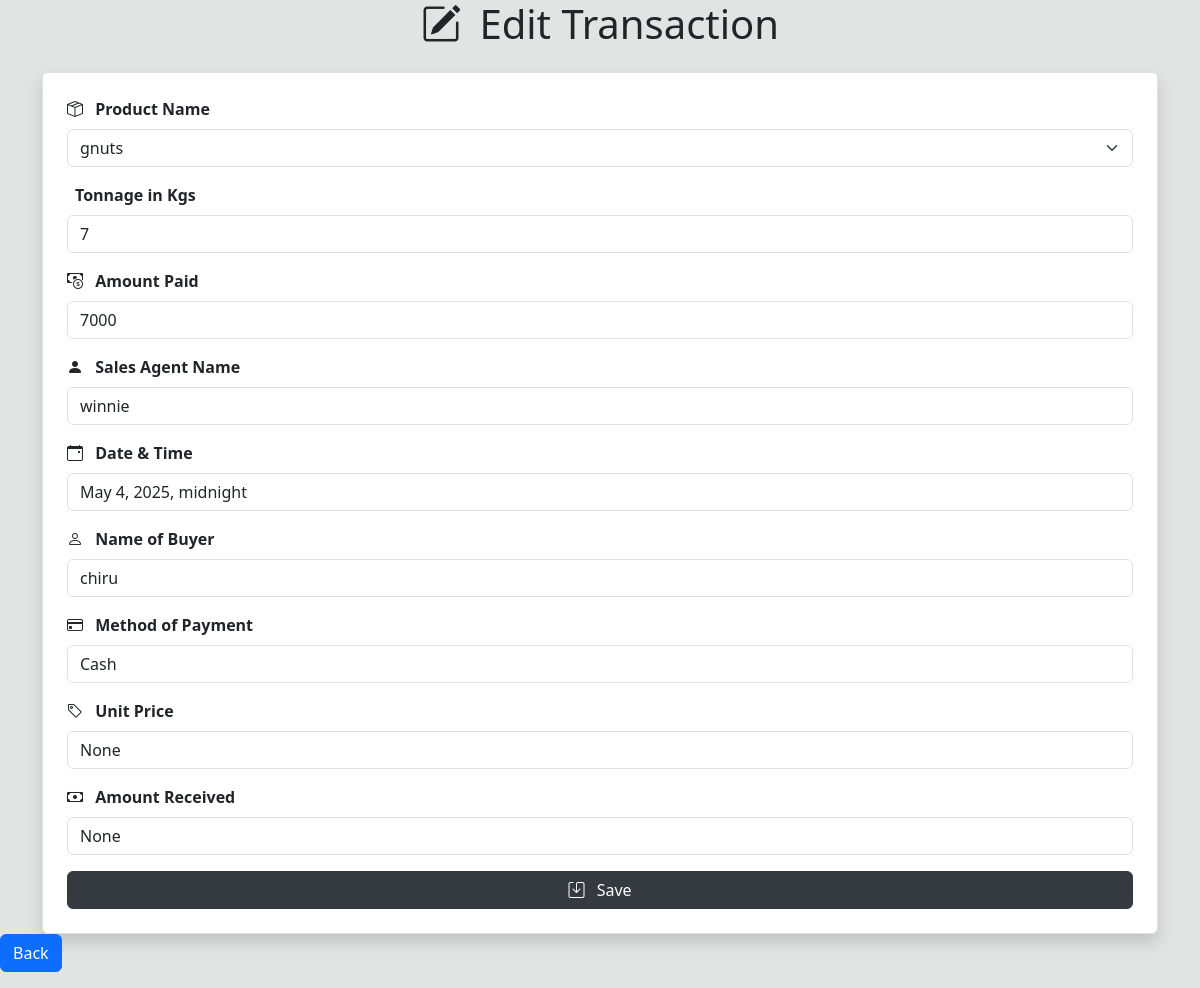
The page /edit/14/ (signed in) on the database as committed earlier.
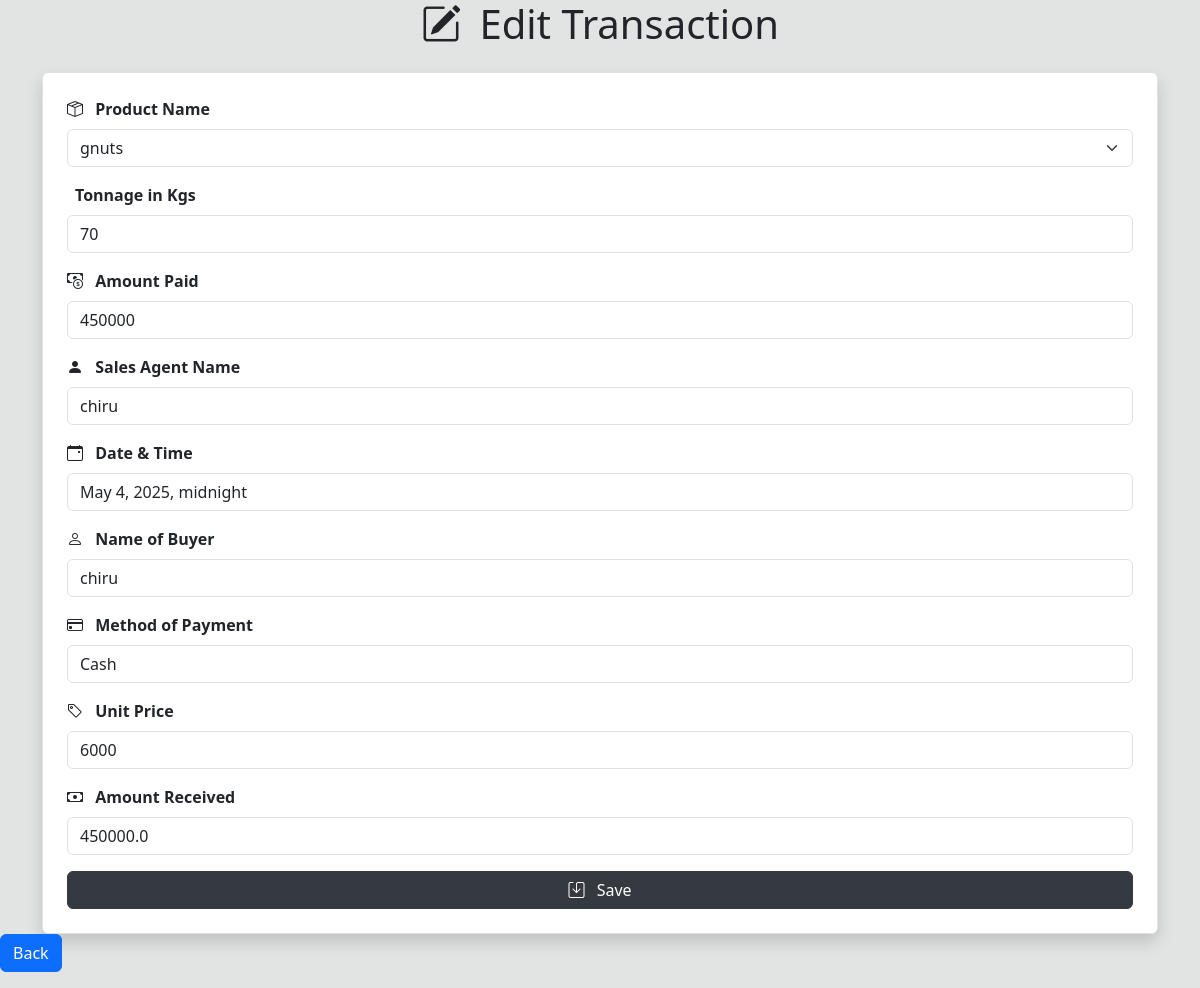
The same page on the database as committed later.
### home/models.py (models this page shows, shortened)
class Sale(models.Model):
    product_name = models.ForeignKey(Stock, on_delete=models.CASCADE, blank=True, null=True)
    tonnage = models.IntegerField(blank=True, null=True, default=0)
    amount_paid = models.IntegerField(default=0, blank=True, null=True)
    buyers_name = models.CharField(max_length=35, blank=False, null=False, default="")
    date_and_time = models.DateTimeField(auto_now_add=True)  # Changed from DateField to DateTimeField
    salesagent_name = models.CharField(blank=True, null=True, max_length=255, default="")
    method_of_payment = models.CharField(
        choices=[("Cash", "Cash"), ("Credit", "Credit")], blank=True, null=True, max_length=255, default="Cash"
    )
    unit_price = models.IntegerField(default=0, blank=True, null=True)
    amount_received = models.FloatField(default=0, blank=True, null=True)

class Stock(models.Model):
    category_name = models.ForeignKey(Category, on_delete=models.CASCADE, blank=True, null=True)
    item_name = models.CharField(max_length=25, default="", blank=True, null=True)
    date = models.DateField(auto_now_add=True)
    time_of_produce = models.DateField(auto_now_add=True)
    tonnage = models.IntegerField(blank=True, null=True, default=0)
    total_quantity = models.IntegerField(blank=True, null=True, default=0)
    cost = models.IntegerField(blank=True, null=True, default=0)
    name_of_dealer = models.CharField(blank=True, null=True, max_length=255)
    branch_name = models.CharField(max_length=255, blank=True, null=True)
    contact = models.CharField(max_length=25)
    unit_price = models.IntegerField(default=0)
    unit_cost = models.IntegerField(default=0)
    current_stock = models.IntegerField()
    received_quantity = models.IntegerField(default=0, blank=True, null=True)

### home/views.py (the view, shortened to what this page needs)
# urls.py: path('edit/<int:pk>/', views.editsales, name='edit'),
def editsales(request, pk):
    tx_to_edit = get_object_or_404(Sale, pk=pk)
    if request.user.is_manager or request.user.is_salesagent:
        if tx_to_edit.product_name.branch_name != request.user.assigned_branch.branch_name:
            messages.error(request, 'You can only edit sales from your assigned branch')
            return redirect('allsales')
    if request.user.is_manager or request.user.is_salesagent:
        all_stock_items = Stock.objects.filter(branch_name=request.user.assigned_branch.branch_name)
    else:
        all_stock_items = Stock.objects.all()
    return render(request, 'home/editsales.html',
                {'edit_details': tx_to_edit, 'all_stock_items': all_stock_items})

### home/templates/home/editsales.html (shortened to what this page needs)
{% load static %}
<!DOCTYPE html>
<html lang="en">
<head>
    <link href="https://cdn.jsdelivr.net/npm/bootstrap@5.3.0/dist/css/bootstrap.min.css" rel="stylesheet">
    <link rel="stylesheet" href="https://cdn.jsdelivr.net/npm/bootstrap-icons@1.10.0/font/bootstrap-icons.css">
</head>
<body>
    {% block content %}
    <div class="container">
        <h1 class="mb-4 text-center"><i class="bi bi-pencil-square me-2"></i> Edit Transaction</h1>
        <form method="POST" class="p-4 border rounded shadow bg-white">
            <div class="mb-3">
                <label for="product_name" class="form-label"><i class="bi bi-box-seam me-2"></i> Product Name</label>
                <select class="form-select" id="product_name" name="product_name">
                    {% for item in all_stock_items %}
                        <option value="{{ item.id }}" {% if edit_details.product_name == item %}selected{% endif %}>
                            {{ item.item_name }}
                        </option>
                    {% endfor %}
                </select>
            </div>
            <div class="mb-3">
                <label for="tonnage" class="form-label"> Tonnage in Kgs</label>
                <input type="text" name="tonnage" value="{{ edit_details.tonnage }}" class="form-control" id="tonnage">
            </div>
            <div class="mb-3">
                <label for="amount_paid" class="form-label"><i class="bi bi-cash-coin me-2"></i> Amount Paid</label>
                <input type="text" name="amount_paid" value="{{ edit_details.amount_paid }}" class="form-control" id="amount_paid">
            </div>
            <div class="mb-3">
                <label for="salesagent_name" class="form-label"><i class="bi bi-person-fill me-2"></i> Sales Agent Name</label>
                <input type="text" name="salesagent_name" value="{{ edit_details.salesagent_name }}" class="form-control" id="salesagent_name">
            </div>
            <div class="mb-3">
                <label for="date_and_time" class="form-label"><i class="bi bi-calendar-event me-2"></i> Date & Time</label>
                <input type="text" name="date_and_time" value="{{ edit_details.date_and_time }}" class="form-control" id="date_and_time">
            </div>
            <div class="mb-3">
                <label for="buyers_name" class="form-label"><i class="bi bi-person me-2"></i> Name of Buyer</label>
                <input type="text" name="buyers_name" value="{{ edit_details.buyers_name }}" class="form-control" id="buyers_name">
            </div>
            <div class="mb-3">
                <label for="method_of_payment" class="form-label"><i class="bi bi-credit-card me-2"></i> Method of Payment</label>
                <input type="text" name="method_of_payment" value="{{ edit_details.method_of_payment }}" class="form-control" id="method_of_payment">
            </div>
            <div class="mb-3">
                <label for="unit_price" class="form-label"><i class="bi bi-tag me-2"></i> Unit Price</label>
                <input type="text" name="unit_price" value="{{ edit_details.unit_price }}" class="form-control" id="unit_price">
            </div>
            <div class="mb-3">
                <label for="amount_received" class="form-label"><i class="bi bi-cash me-2"></i> Amount Received</label>
                <input type="text" name="amount_received" value="{{ edit_details.amount_received }}" class="form-control" id="amount_received">
            </div>
            <button type="submit" class="btn btn-dark w-100"><i class="bi bi-save me-2"></i> Save</button>
        </form>
    </div>
    <a href="/allsales/" class="btn btn-primary mb-3">Back</a>
    {% endblock %}
</body>
</html>

Rows that differ between the two databases and show on the page:
changed Sale "chiru": tonnage "7" → "70"; amount_paid "7000" → "450000"; salesagent_name "winnie" → "chiru"; unit_price "None" → "6000"; amount_received "None" → "450000.0"
